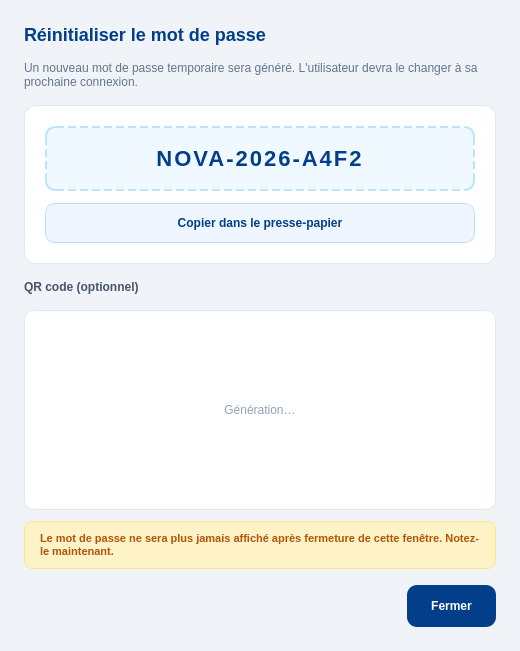
<?xml version="1.0" encoding="UTF-8"?>
<ui version="4.0">
 <class>Dialog</class>
 <widget class="QDialog" name="Dialog">
  <property name="geometry">
   <rect>
    <x>0</x>
    <y>0</y>
    <width>520</width>
    <height>651</height>
   </rect>
  </property>
  <property name="windowTitle">
   <string>Réinitialiser mot de passe</string>
  </property>
  <property name="styleSheet">
   <string notr="true">QDialog#Dialog { background: #f0f4f8; }
QDialog#Dialog QLabel { background: transparent; }</string>
  </property>
  <layout class="QVBoxLayout" name="mainLayout">
   <property name="spacing">
    <number>16</number>
   </property>
   <property name="leftMargin">
    <number>24</number>
   </property>
   <property name="topMargin">
    <number>24</number>
   </property>
   <property name="rightMargin">
    <number>24</number>
   </property>
   <property name="bottomMargin">
    <number>24</number>
   </property>
   <item>
    <widget class="QLabel" name="lbl_title">
     <property name="styleSheet">
      <string notr="true">color: #023E8A; font-size: 18px; font-weight: 800; background: transparent;</string>
     </property>
     <property name="text">
      <string>Réinitialiser le mot de passe</string>
     </property>
    </widget>
   </item>
   <item>
    <widget class="QLabel" name="lbl_subtitle">
     <property name="styleSheet">
      <string notr="true">color: #64748b; font-size: 12px; background: transparent;</string>
     </property>
     <property name="text">
      <string>Un nouveau mot de passe temporaire sera généré. L'utilisateur devra le changer à sa prochaine connexion.</string>
     </property>
     <property name="wordWrap">
      <bool>true</bool>
     </property>
    </widget>
   </item>
   <item>
    <widget class="QFrame" name="pwd_box">
     <property name="styleSheet">
      <string notr="true">QFrame#pwd_box { background: #ffffff; border: 1px solid #e2e8f0; border-radius: 12px; }</string>
     </property>
     <layout class="QVBoxLayout" name="pwdBoxLayout">
      <property name="spacing">
       <number>12</number>
      </property>
      <property name="leftMargin">
       <number>20</number>
      </property>
      <property name="topMargin">
       <number>20</number>
      </property>
      <property name="rightMargin">
       <number>20</number>
      </property>
      <property name="bottomMargin">
       <number>20</number>
      </property>
      <item>
       <widget class="QLabel" name="lbl_pwd">
        <property name="styleSheet">
         <string notr="true">font-size: 22px; font-weight: 800; color: #023E8A; font-family: 'Courier New'; background: #f0f9ff; border: 2px dashed #bae6fd; border-radius: 10px; padding: 18px; letter-spacing: 2px;</string>
        </property>
        <property name="text">
         <string>NOVA-2026-A4F2</string>
        </property>
        <property name="alignment">
         <set>Qt::AlignmentFlag::AlignCenter</set>
        </property>
       </widget>
      </item>
      <item>
       <widget class="QPushButton" name="btn_copy">
        <property name="minimumSize">
         <size>
          <width>0</width>
          <height>40</height>
         </size>
        </property>
        <property name="cursor">
         <cursorShape>PointingHandCursor</cursorShape>
        </property>
        <property name="styleSheet">
         <string notr="true">QPushButton { background: #eff6ff; color: #023E8A; border: 1px solid #bfdbfe; border-radius: 10px; font-size: 12px; font-weight: 700; padding: 0 16px; }
QPushButton:hover { background: #dbeafe; }</string>
        </property>
        <property name="text">
         <string>Copier dans le presse-papier</string>
        </property>
        <property name="icon">
         <iconset resource="../Icon.qrc">
          <normaloff>:/Icon/Icons/copy.svg</normaloff>:/Icon/Icons/copy.svg</iconset>
        </property>
        <property name="iconSize">
         <size>
          <width>16</width>
          <height>16</height>
         </size>
        </property>
       </widget>
      </item>
     </layout>
    </widget>
   </item>
   <item>
    <widget class="QLabel" name="lbl_qr_title">
     <property name="styleSheet">
      <string notr="true">color: #475569; font-size: 12px; font-weight: 700; background: transparent;</string>
     </property>
     <property name="text">
      <string>QR code (optionnel)</string>
     </property>
    </widget>
   </item>
   <item>
    <widget class="QLabel" name="lbl_qrcode">
     <property name="minimumSize">
      <size>
       <width>0</width>
       <height>200</height>
      </size>
     </property>
     <property name="styleSheet">
      <string notr="true">background: #ffffff; border: 1px solid #e2e8f0; border-radius: 10px; color: #94a3b8;</string>
     </property>
     <property name="text">
      <string>Génération…</string>
     </property>
     <property name="alignment">
      <set>Qt::AlignmentFlag::AlignCenter</set>
     </property>
    </widget>
   </item>
   <item>
    <widget class="QLabel" name="lbl_warning">
     <property name="styleSheet">
      <string notr="true">color: #b45309; font-size: 11px; font-weight: 600; background: #fef3c7; border: 1px solid #fde68a; border-radius: 8px; padding: 10px 12px;</string>
     </property>
     <property name="text">
      <string>Le mot de passe ne sera plus jamais affiché après fermeture de cette fenêtre. Notez-le maintenant.</string>
     </property>
     <property name="wordWrap">
      <bool>true</bool>
     </property>
    </widget>
   </item>
   <item>
    <spacer name="spacer">
     <property name="orientation">
      <enum>Qt::Orientation::Vertical</enum>
     </property>
     <property name="sizeHint" stdset="0">
      <size>
       <width>20</width>
       <height>20</height>
      </size>
     </property>
    </spacer>
   </item>
   <item>
    <layout class="QHBoxLayout" name="footerRow">
     <item>
      <spacer name="footerSpacer">
       <property name="orientation">
        <enum>Qt::Orientation::Horizontal</enum>
       </property>
       <property name="sizeHint" stdset="0">
        <size>
         <width>40</width>
         <height>20</height>
        </size>
       </property>
      </spacer>
     </item>
     <item>
      <widget class="QPushButton" name="btn_close">
       <property name="minimumSize">
        <size>
         <width>0</width>
         <height>42</height>
        </size>
       </property>
       <property name="cursor">
        <cursorShape>PointingHandCursor</cursorShape>
       </property>
       <property name="styleSheet">
        <string notr="true">QPushButton { background: #023E8A; color: #ffffff; border: none; border-radius: 10px; font-size: 12px; font-weight: 800; padding: 0 24px; }
QPushButton:hover { background: #0077B6; }</string>
       </property>
       <property name="text">
        <string>Fermer</string>
       </property>
      </widget>
     </item>
    </layout>
   </item>
  </layout>
 </widget>
 <resources>
  <include location="../Icon.qrc"/>
 </resources>
 <connections/>
</ui>
